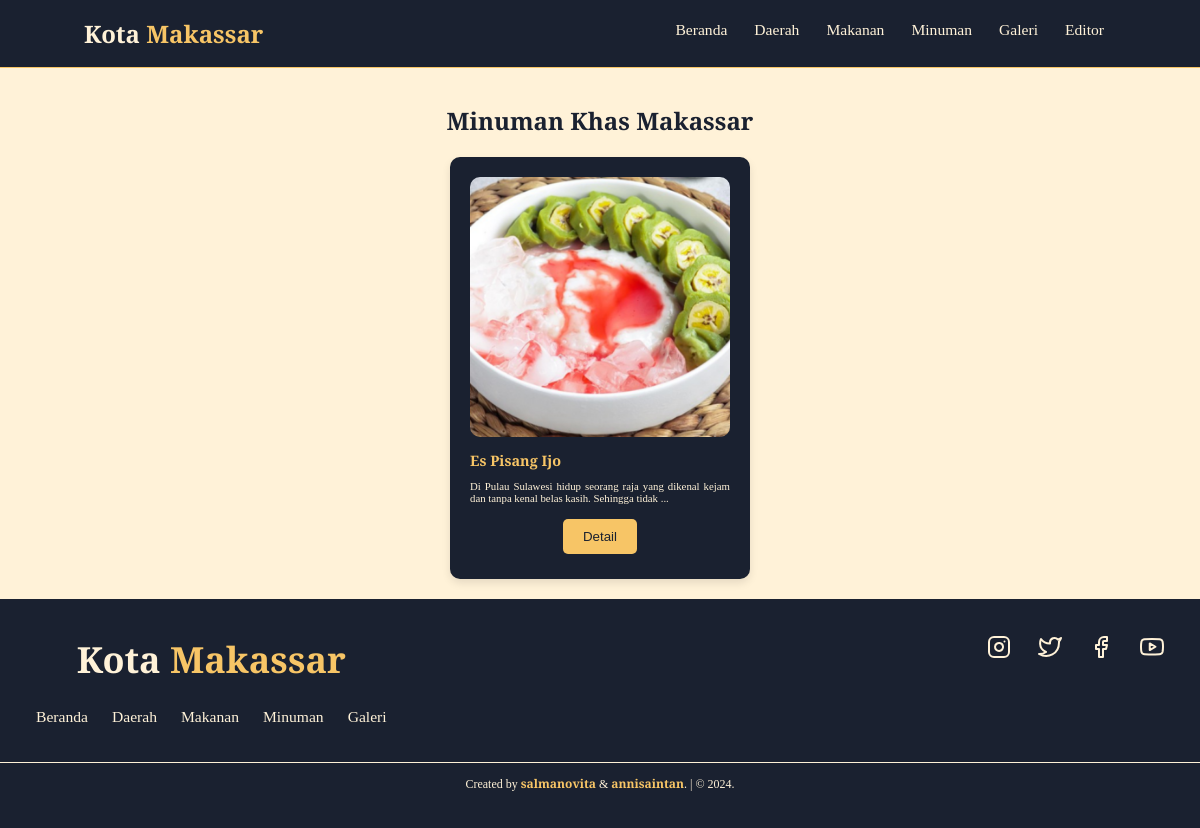
Page /moon/minuman1.php on the committed database.
### tables this page shows
CREATE TABLE `tb_minuman` (
  `id_minuman` int(11) NOT NULL,
  `nama_minuman` text NOT NULL,
  `sejarah_minuman` text NOT NULL,
  `bahan_bahan` text NOT NULL,
  `langkah_langkah` text NOT NULL,
  `foto_minuman` text NOT NULL
);

### moon/minuman1.php (the view, shortened to what this page needs)
<?php
include_once("header.php");
?>
<h1>Minuman Khas Makassar</h1>
<div class="bodyIsi">
    <div class="card-container">
        <?php
        include "../config/koneksi.php";
        $tampil_minuman = mysqli_query($koneksi, "SELECT * FROM tb_minuman ORDER BY id_minuman");
        while ($hasil = mysqli_fetch_assoc($tampil_minuman)) {
        ?>
            <div class="card" onclick="showDetail(<?php echo $hasil['id_minuman']; ?>)">
                <img src='<?php echo $hasil["foto_minuman"]; ?>' alt='Foto minuman'>
                <h2><?php echo $hasil["nama_minuman"]; ?></h2>
                <p><?php echo substr($hasil["sejarah_minuman"], 0, 100); ?>...</p>
                <div class="actions">
                    <button onclick="event.stopPropagation(); showDetail(<?php echo $hasil['id_minuman']; ?>)">Detail</button>
                </div>
            </div>
        <?php
        }
        ?>
    </div>
</div>
<link rel="stylesheet" href="./css/display.css">
<?php include_once("footer.php"); ?>

### moon/css/header.css (style rules this page uses)
:root { --primary: rgb(26, 33, 48); --bg: rgb(255, 242, 216); --other: rgb(247, 197, 102); }
* { margin: 0; padding: 0; box-sizing: border-box; outline: none; text-decoration: none; }
html { scroll-behavior: smooth; }
body { font-family: "Playfair Display", serif; background-color: var(--bg); color: var(--primary); }
@media (max-width: 1366px) { html { font-size: 75%; } }

### moon/css/display.css (style rules this page uses)
:root { --primary: rgb(26, 33, 48); --bg: rgb(255, 242, 216); --other: rgb(247, 197, 102); }
h1 { text-align: center; }
.card-container { display: flex; flex-wrap: wrap; justify-content: center; gap: 20px; margin: 20px; background-color: var(--bg); }
.card { background-color: var(--primary); color: var(--bg); border-radius: 10px; box-shadow: 0 4px 8px rgba(0, 0, 0, 0.1); width: 300px; padding: 20px; text-align: left; position: relative; }
.card img { width: 100%; border-radius: 10px; }
.card h2 { font-size: 1.2em; margin: 10px 0; color: var(--other); }
.card p { font-size: 0.9em; text-align: justify; color: var(--bg); }
.card .actions { text-align: center; margin-top: 10px; }
.card .actions button { background-color: var(--other); border: none; color: var(--primary); padding: 10px 20px; margin: 5px; border-radius: 5px; cursor: pointer; }
@media (max-width: 1366px) { html { font-size: 75%; } }

### rows in the picture
tb_minuman: foto_minuman (picture), nama_minuman "Es Pisang Ijo", sejarah_minuman "Di Pulau Sulawesi hidup seorang raja yang dikenal kejam dan tanpa kenal belas kasih. Sehingga tidak"
